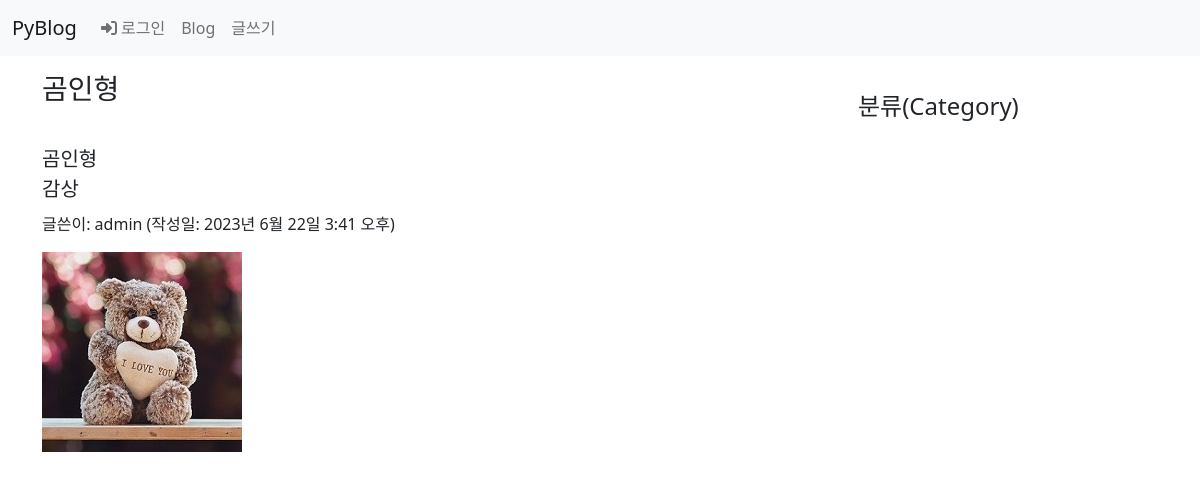
The app's page /blog/6/, older data.
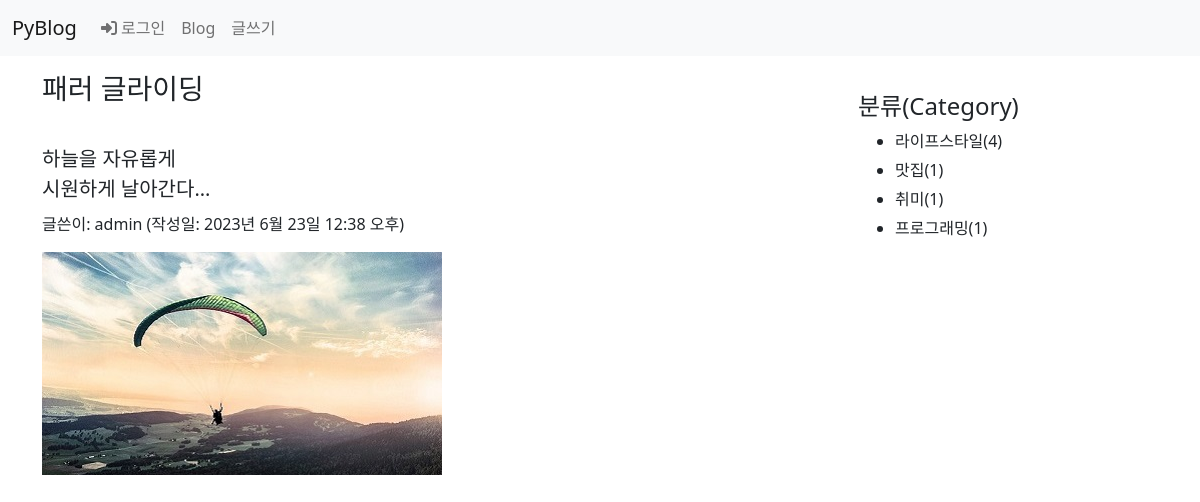
The same page, newer data.
### blog/models.py (models this page shows, shortened)
class Post(models.Model):
    author = models.ForeignKey(User, on_delete=models.CASCADE)
    title = models.CharField(max_length=100)  #제목
    content = models.TextField()              #내용
    pub_date = models.DateTimeField()         #발행일
    modify_date = models.DateTimeField(null=True, blank=True) #입력 폼이 비어도 됨
    photo = models.ImageField(upload_to='blog/images/%Y/%m/%d/',
                    null=True, blank=True)  #null 허용, 파일을 첨부하지 않을수 있음
    file = models.FileField(upload_to='blog/files/%Y/%m/%d/',
                    null=True, blank=True)
    category = models.ForeignKey(Category, null=True, blank=True,
                    on_delete=models.SET_NULL)

class Category(models.Model):
    name = models.CharField(max_length=50, unique=True)
    slug = models.SlugField(max_length=200, unique=True,
                allow_unicode=True)
    class Meta:
        ordering = ['name']  # 이름순 정렬
        verbose_name = 'category'
        verbose_name_plural = 'categories'

### blog/views.py (the view)
# urls.py: path('<int:post_id>/', views.detail, name='detail'), #상세 페이지
def detail(request, post_id):
    post = Post.objects.get(id=post_id)
    categories = Category.objects.all()  # 카테고리 전체 검색
    context = {'post': post, 'categories': categories}
    return render(request, 'blog/detail.html', context)

### templates/blog/detail.html (shortened to what this page needs)
{% extends 'base.html' %}
{% block content %}
<div class="container my-3">
    <section id="detail">
        <h3>{{ post.title }}</h3>
        <h5 style="white-space: pre-line; line-height: 1.5">
            {{ post.content }}
        </h5>
        <p>글쓴이: {{ post.author }} (작성일: {{ post.pub_date }})</p>
        {% if post.photo %}
            <img src="{{ post.photo.url }}">
        {% endif %}
    </section>
    <aside id="category">
        <h4>분류(Category)</h4>
        <div>
            <ul>
                {% for category in categories %}
                    <li>{{ category.name }}({{ category.post_set.count }})</li>
                {% endfor %}
            </ul>
        </div>
    </aside>
</div>
{% endblock %}

Row changes from the older to the newer data that the page shows:
changed Post "admin": title "곰인형" → "패러 글라이딩"; content "곰인형 감상" → "하늘을 자유롭게 시원하게 날아간다..."; pub_date "2023년 6월 22일 3:41 오후" → "2023년 6월 23일 12:38 오후"; photo: a different picture
added Category: name "라이프스타일", post_set.count "4"
added Category: name "맛집", post_set.count "1"
added Category: name "취미", post_set.count "1"
added Category: name "프로그래밍", post_set.count "1"
